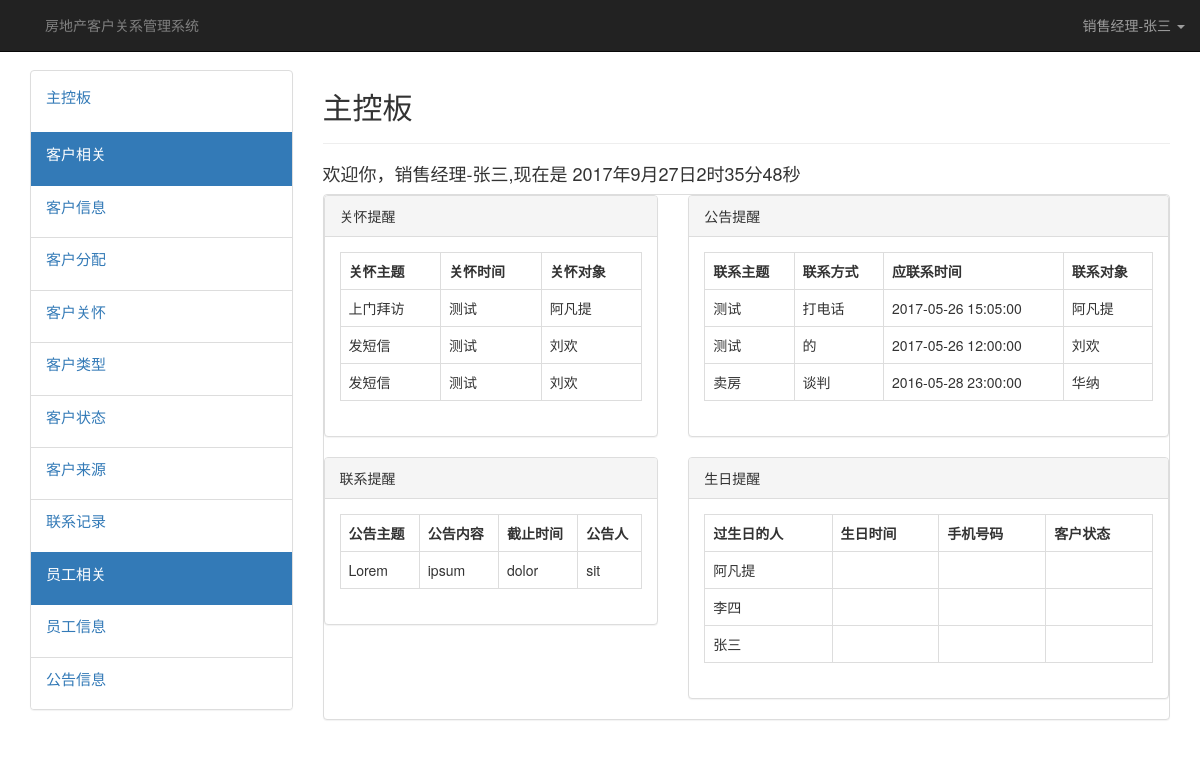
Screenshot of /kh_zhukongban.php with the database file from the repository.
### tables this page shows
CREATE TABLE `kh_care` (
  `id` int(11) NOT NULL,
  `username` varchar(25) DEFAULT NULL,
  `company` varchar(30) DEFAULT NULL,
  `notes` varchar(20) DEFAULT NULL,
  `zhuti` varchar(20) DEFAULT NULL,
  `time` datetime DEFAULT NULL,
  `nexttime` datetime DEFAULT NULL,
  `person` varchar(25) DEFAULT NULL,
  PRIMARY KEY (`id`)
);

CREATE TABLE `kh_connect` (
  `id` int(11) NOT NULL,
  `username` varchar(25) DEFAULT NULL,
  `time` datetime DEFAULT NULL,
  `nexttime` datetime DEFAULT NULL,
  `connecttype` varchar(20) DEFAULT NULL,
  `connecttitle` varchar(20) DEFAULT NULL,
  `notes` varchar(50) DEFAULT NULL,
  PRIMARY KEY (`id`)
);

CREATE TABLE `kh_info` (
  `id` int(11) NOT NULL,
  `username` varchar(25) DEFAULT NULL,
  `sex` char(4) DEFAULT NULL,
  `birth` date DEFAULT NULL,
  `tel` varchar(15) DEFAULT NULL,
  `phone` varchar(15) DEFAULT NULL,
  `email` varchar(30) DEFAULT NULL,
  `qq` varchar(15) DEFAULT NULL,
  `weibo` varchar(20) DEFAULT NULL,
  `msn` varchar(20) DEFAULT NULL,
  `company` varchar(20) DEFAULT NULL,
  `address` varchar(50) DEFAULT NULL,
  `createman` varchar(20) DEFAULT NULL,
  `editman` varchar(20) DEFAULT NULL,
  `job` varchar(20) DEFAULT NULL,
  `notes` varchar(20) DEFAULT NULL,
  `source` varchar(20) DEFAULT NULL,
  `category` varchar(20) DEFAULT NULL,
  `status` varchar(20) DEFAULT NULL,
  PRIMARY KEY (`id`)
);

### kh_zhukongban.php (the view, shortened to what this page needs)
    <div class="col-md-9">
    <h2>主控板</h2><hr />
    <h4>欢迎你，销售经理-张三,现在是
<span id="timeshow"></span>
</h4>
     <div class="panel panel-default">
    <div class="row">
        <div class="col-md-5">
            <div class="panel panel-default">
                <div class="panel-heading"> 关怀提醒</div>
                     <div class="panel-body">
                         <table  class="table table-bordered" >
                               <tr>
                                   <th>关怀主题</th>
                                   <th>关怀时间</th>
                                   <th>关怀对象</th>
                               </tr>
<?php
  $host="localhost";
   $db = "crm_db";
   $user = 'root';
   $pwd = '123456';
   try{
   $pdo = new PDO("mysql:host=$host;dbname=$db", $user, $pwd);
   $sql = "SELECT * FROM  kh_care";
   $res=$pdo->query($sql);
       echo "<tr>";
  foreach ( $res as $key => $value ){
     if(is_numeric($key)){
            echo "<td>$value[2]</td>
                  <td>$value[4]</td>
                  <td>$value[1]</td>";
      }
       echo "</tr>";
    }
    }catch (Exception $e){
       echo $e ->getMessage();
    }
?>
                           </table>
                     </div>
             </div>
            <div class="panel panel-default">
                <div class="panel-heading"> 联系提醒</div>
                    <div class="panel-body">
                        <table  class="table table-bordered">
                           <tr>
                                   <th>公告主题</th>
                                   <th>公告内容</th>
                                   <th>截止时间</th>
                                   <th>公告人</th>
                            </tr>
                            <tr>
                                   <td>Lorem</td>
                                   <td>ipsum</td>
                                   <td>dolor</td>
                                   <td>sit</td>
                            </tr>
                        </table>
                     </div>
                 </div>
        </div>
        <div class="col-md-7">
            <div class="panel panel-default">
                <div class="panel-heading"> 公告提醒</div>
                    <div class="panel-body">
                         <table  class="table table-bordered" >
                           <tr>
                               <th>联系主题</th>
                               <th>联系方式</th>
                               <th>应联系时间</th>
                               <th>联系对象</th>
                           </tr>
<?php
   try{
 $sql = "SELECT * FROM  kh_connect";
   $res=$pdo->query($sql);
       echo "<tr>";
  foreach ( $res as $key => $value ){
     if(is_numeric($key)){
            echo "<td>$value[5]</td>
                  <td>$value[4]</td>
                  <td>$value[3]</td>
                  <td>$value[1]</td>";
      }
       echo "</tr>";
    }
 }catch (Exception $e){
       echo $e ->getMessage();
    }
?>
                       </table>
                    </div>
                </div>
            <div class="panel panel-default">
                <div class="panel-heading"> 生日提醒</div>
                     <div class="panel-body">
                        <table  class="table table-bordered" >
                           <tr>
                               <th>过生日的人</th>
                               <th>生日时间</th>
                               <th>手机号码</th>
                               <th>客户状态</th>
                           </tr>
<?php
   try{
 $sql = "SELECT * FROM  kh_info";
   $res=$pdo->query($sql);
       echo "<tr>";
  foreach ( $res as $key => $value ){
     if(is_numeric($key)){
            echo "<td>$value[1]</td>
                  <td>$value[3]</td>
                  <td>$value[9]</td>
                  <td>$value[8]</td>";
      }
       echo "</tr>";
    }
 }catch (Exception $e){
       echo $e ->getMessage();
    }
?>
                       </table>
                    </div>
                </div>
            </div>
    </div>
</div>
</div>
</div>
</div>
    </body>
</html>

### rows the page displays
kh_care: company "上门拜访", zhuti "测试", username "阿凡提"
kh_care: company "发短信", zhuti "测试", username "刘欢"
kh_care: company "发短信", zhuti "测试", username "刘欢"
kh_connect: connecttitle "测试", connecttype "打电话", nexttime "2017-05-26 15:05:00", username "阿凡提"
kh_connect: connecttitle "测试", connecttype "的", nexttime "2017-05-26 12:00:00", username "刘欢"
kh_connect: connecttitle "卖房", connecttype "谈判", nexttime "2016-05-28 23:00:00", username "华纳"
kh_info: username "阿凡提"
kh_info: username "李四"
kh_info: username "张三"
